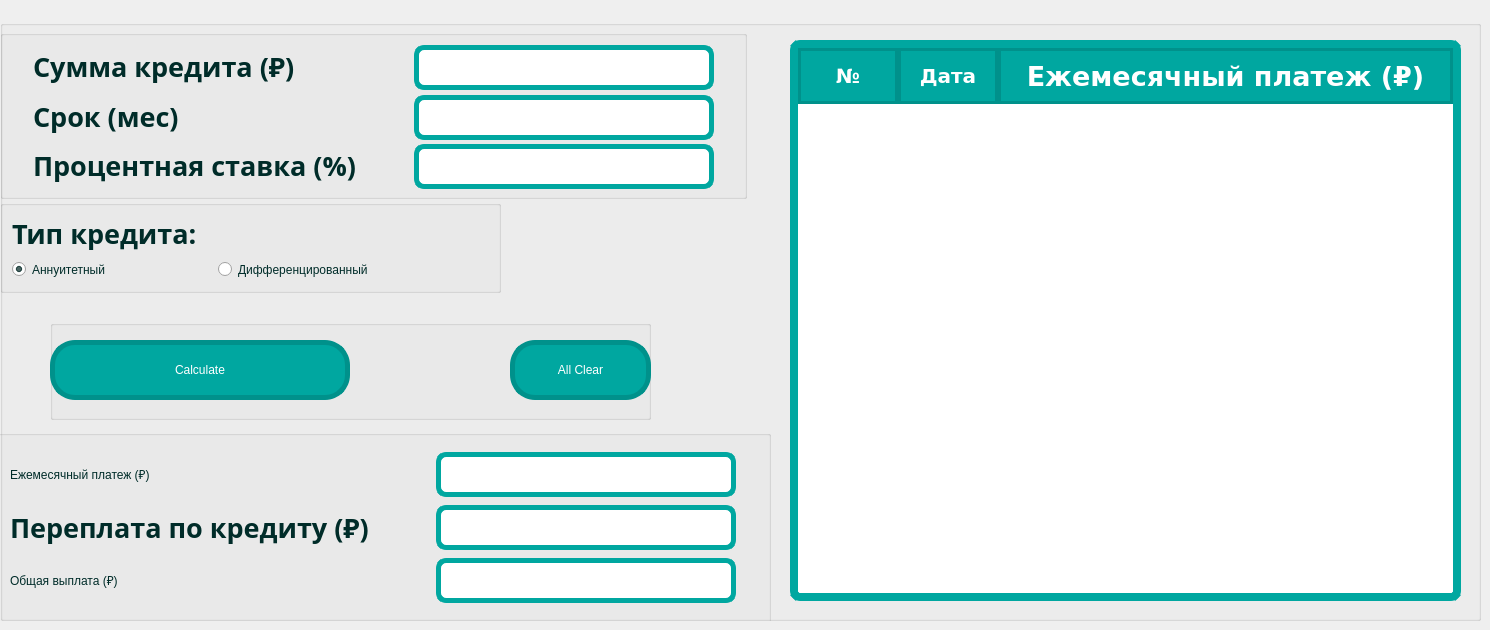
      <widget class="QWidget" name="credit_calc_tab">
       <property name="styleSheet">
        <string notr="true"/>
       </property>
       <attribute name="title">
        <string>Кредитный калькулятор</string>
       </attribute>
       <widget class="QGroupBox" name="credit_box">
        <property name="geometry">
         <rect>
          <x>0</x>
          <y>20</y>
          <width>1481</width>
          <height>601</height>
         </rect>
        </property>
        <property name="title">
         <string/>
        </property>
        <widget class="QGroupBox" name="type_credit_lay">
         <property name="geometry">
          <rect>
           <x>0</x>
           <y>180</y>
           <width>501</width>
           <height>93</height>
          </rect>
         </property>
         <property name="title">
          <string/>
         </property>
         <layout class="QGridLayout" name="gridLayout_5">
          <item row="0" column="0" colspan="2">
           <widget class="QLabel" name="icon_credit_type">
            <property name="sizePolicy">
             <sizepolicy hsizetype="Fixed" vsizetype="Fixed">
              <horstretch>0</horstretch>
              <verstretch>0</verstretch>
             </sizepolicy>
            </property>
            <property name="font">
             <font>
              <family>Chalkboard</family>
              <pointsize>20</pointsize>
              <italic>false</italic>
              <bold>true</bold>
             </font>
            </property>
            <property name="styleSheet">
             <string notr="true">
	color:#002c29;


	
	text-align:center;
	font: 700 20pt &quot;Chalkboard&quot;;</string>
            </property>
            <property name="text">
             <string>Тип кредита:</string>
            </property>
           </widget>
          </item>
          <item row="1" column="0">
           <widget class="QRadioButton" name="annuit">
            <property name="sizePolicy">
             <sizepolicy hsizetype="Fixed" vsizetype="Fixed">
              <horstretch>0</horstretch>
              <verstretch>0</verstretch>
             </sizepolicy>
            </property>
            <property name="maximumSize">
             <size>
              <width>200</width>
              <height>50</height>
             </size>
            </property>
            <property name="focusPolicy">
             <enum>Qt::NoFocus</enum>
            </property>
            <property name="autoFillBackground">
             <bool>false</bool>
            </property>
            <property name="styleSheet">
             <string notr="true">
	color:#002c29;


	
	text-align:center;
	font: 700 15pt &quot;Chalkboard&quot;;</string>
            </property>
            <property name="text">
             <string>Аннуитетный</string>
            </property>
            <property name="checked">
             <bool>true</bool>
            </property>
           </widget>
          </item>
          <item row="1" column="1">
           <widget class="QRadioButton" name="differenc">
            <property name="sizePolicy">
             <sizepolicy hsizetype="Fixed" vsizetype="Fixed">
              <horstretch>0</horstretch>
              <verstretch>0</verstretch>
             </sizepolicy>
            </property>
            <property name="maximumSize">
             <size>
              <width>300</width>
              <height>50</height>
             </size>
            </property>
            <property name="focusPolicy">
             <enum>Qt::NoFocus</enum>
            </property>
            <property name="styleSheet">
             <string notr="true">
	color:#002c29;


	
	text-align:center;
	font: 700 15pt &quot;Chalkboard&quot;;</string>
            </property>
            <property name="text">
             <string>Дифференцированный</string>
            </property>
           </widget>
          </item>
         </layout>
        </widget>
        <widget class="QGroupBox" name="cred_output_box">
         <property name="geometry">
          <rect>
           <x>-20</x>
           <y>410</y>
           <width>791</width>
           <height>201</height>
          </rect>
         </property>
         <property name="title">
          <string/>
         </property>
         <widget class="QWidget" name="layoutWidget1">
          <property name="geometry">
           <rect>
            <x>30</x>
            <y>20</y>
            <width>728</width>
            <height>157</height>
           </rect>
          </property>
          <layout class="QGridLayout" name="cred_output_lay">
           <item row="0" column="0">
            <widget class="QLabel" name="icon_month_pay">
             <property name="sizePolicy">
              <sizepolicy hsizetype="Fixed" vsizetype="Fixed">
               <horstretch>0</horstretch>
               <verstretch>0</verstretch>
              </sizepolicy>
             </property>
             <property name="maximumSize">
              <size>
               <width>420</width>
               <height>50</height>
              </size>
             </property>
             <property name="styleSheet">
              <string notr="true">
	color:#002c29;


	
	text-align:center;
	font: 700 20pt &quot;Chalkboard&quot;;</string>
             </property>
             <property name="text">
              <string>Ежемесячный платеж (₽)</string>
             </property>
            </widget>
           </item>
           <item row="0" column="1">
            <widget class="QLineEdit" name="line_month_pay">
             <property name="sizePolicy">
              <sizepolicy hsizetype="Fixed" vsizetype="Fixed">
               <horstretch>0</horstretch>
               <verstretch>0</verstretch>
              </sizepolicy>
             </property>
             <property name="minimumSize">
              <size>
               <width>300</width>
               <height>45</height>
              </size>
             </property>
             <property name="maximumSize">
              <size>
               <width>300</width>
               <height>45</height>
              </size>
             </property>
             <property name="focusPolicy">
              <enum>Qt::ClickFocus</enum>
             </property>
             <property name="styleSheet">
              <string notr="true">QLineEdit
{
	border:5px solid #00A7A0;
	color:#002c29;
	background-color:#FFFFFF;
	border-radius:10px;
	
	text-align:center;
	font: 700 15pt &quot;Chalkboard&quot;;
}</string>
             </property>
             <property name="text">
              <string/>
             </property>
            </widget>
           </item>
           <item row="1" column="0">
            <widget class="QLabel" name="icon_total_overpay">
             <property name="sizePolicy">
              <sizepolicy hsizetype="Fixed" vsizetype="Fixed">
               <horstretch>0</horstretch>
               <verstretch>0</verstretch>
              </sizepolicy>
             </property>
             <property name="maximumSize">
              <size>
               <width>420</width>
               <height>50</height>
              </size>
             </property>
             <property name="font">
              <font>
               <family>Chalkboard</family>
               <pointsize>20</pointsize>
               <italic>false</italic>
               <bold>true</bold>
              </font>
             </property>
             <property name="styleSheet">
              <string notr="true">
	color:#002c29;


	
	text-align:center;
	font: 700 20pt &quot;Chalkboard&quot;;</string>
             </property>
             <property name="text">
              <string>Переплата по кредиту (₽)</string>
             </property>
            </widget>
           </item>
           <item row="1" column="1">
            <widget class="QLineEdit" name="line_total_overpay">
             <property name="sizePolicy">
              <sizepolicy hsizetype="Fixed" vsizetype="Fixed">
               <horstretch>0</horstretch>
               <verstretch>0</verstretch>
              </sizepolicy>
             </property>
             <property name="minimumSize">
              <size>
               <width>300</width>
               <height>45</height>
              </size>
             </property>
             <property name="maximumSize">
              <size>
               <width>300</width>
               <height>45</height>
              </size>
             </property>
             <property name="focusPolicy">
              <enum>Qt::ClickFocus</enum>
             </property>
             <property name="styleSheet">
              <string notr="true">QLineEdit
{
	border:5px solid #00A7A0;
	color:#002c29;
	background-color:#FFFFFF;
	border-radius:10px;
	
	text-align:center;
	font: 700 15pt &quot;Chalkboard&quot;;
}</string>
             </property>
             <property name="text">
              <string/>
             </property>
            </widget>
           </item>
           <item row="2" column="0">
            <widget class="QLabel" name="icon_total_payments">
             <property name="sizePolicy">
              <sizepolicy hsizetype="Fixed" vsizetype="Fixed">
               <horstretch>0</horstretch>
               <verstretch>0</verstretch>
              </sizepolicy>
             </property>
             <property name="maximumSize">
              <size>
               <width>420</width>
               <height>50</height>
              </size>
             </property>
             <property name="styleSheet">
              <string notr="true">
	color:#002c29;


	
	text-align:center;
	font: 700 20pt &quot;Chalkboard&quot;;</string>
             </property>
             <property name="text">
              <string>Общая выплата (₽)</string>
             </property>
            </widget>
           </item>
           <item row="2" column="1">
            <widget class="QLineEdit" name="line_total_payments">
             <property name="sizePolicy">
              <sizepolicy hsizetype="Fixed" vsizetype="Fixed">
               <horstretch>0</horstretch>
               <verstretch>0</verstretch>
              </sizepolicy>
             </property>
             <property name="minimumSize">
              <size>
               <width>300</width>
               <height>45</height>
              </size>
             </property>
             <property name="maximumSize">
              <size>
               <width>300</width>
               <height>45</height>
              </size>
             </property>
             <property name="focusPolicy">
              <enum>Qt::ClickFocus</enum>
             </property>
             <property name="styleSheet">
              <string notr="true">QLineEdit
{
	border:5px solid #00A7A0;
	color:#002c29;
	background-color:#FFFFFF;
	border-radius:10px;
	
	text-align:center;
	font: 700 15pt &quot;Chalkboard&quot;;
}</string>
             </property>
             <property name="text">
              <string/>
             </property>
            </widget>
           </item>
          </layout>
         </widget>
        </widget>
        <widget class="QGroupBox" name="cred_but_box">
         <property name="geometry">
          <rect>
           <x>50</x>
           <y>300</y>
           <width>601</width>
           <height>100</height>
          </rect>
         </property>
         <property name="title">
          <string/>
         </property>
         <widget class="QPushButton" name="pushButton_credit_calc">
          <property name="geometry">
           <rect>
            <x>0</x>
            <y>20</y>
            <width>300</width>
            <height>60</height>
           </rect>
          </property>
          <property name="focusPolicy">
           <enum>Qt::NoFocus</enum>
          </property>
          <property name="styleSheet">
           <string notr="true">QPushButton
{
	border:8px solid #00A7A0;
	border-radius:25px;
	background-color:#00A7A0;
	color:#FFFFFF;
	min-width:50px;
	min-height:50px;

	text-align:center;
	font: 700 25pt &quot;Chalkboard&quot;;

	border: 5px solid #00918b;
 	border-bottom: 5px solid #00918b;
 	border-right: 5px solid #00918b;
}

QPushButton:hover
{
	background-color:#00918b;
}

QPushButton:pressed
{
	background-color:#006661;
}</string>
          </property>
          <property name="text">
           <string>Calculate</string>
          </property>
         </widget>
         <widget class="QPushButton" name="pushButton_credit_clear">
          <property name="geometry">
           <rect>
            <x>460</x>
            <y>20</y>
            <width>141</width>
            <height>60</height>
           </rect>
          </property>
          <property name="focusPolicy">
           <enum>Qt::NoFocus</enum>
          </property>
          <property name="styleSheet">
           <string notr="true">QPushButton
{
	border:8px solid #00A7A0;
	border-radius:25px;
	background-color:#00A7A0;
	color:#FFFFFF;
	min-width:50px;
	min-height:50px;

	text-align:center;
	font: 700 15pt &quot;Chalkboard&quot;;

	border: 5px solid #00918b;
 	border-bottom: 5px solid #00918b;
 	border-right: 5px solid #00918b;
}

QPushButton:hover
{
	background-color:#00918b;
}

QPushButton:pressed
{
	background-color:#006661;
}</string>
          </property>
          <property name="text">
           <string>All Clear</string>
          </property>
         </widget>
        </widget>
        <widget class="QGroupBox" name="cred_input_box">
         <property name="geometry">
          <rect>
           <x>0</x>
           <y>10</y>
           <width>747</width>
           <height>169</height>
          </rect>
         </property>
         <property name="title">
          <string/>
         </property>
         <layout class="QGridLayout" name="gridLayout_3">
          <item row="3" column="2">
           <widget class="QLineEdit" name="line_percent">
            <property name="sizePolicy">
             <sizepolicy hsizetype="Fixed" vsizetype="Fixed">
              <horstretch>0</horstretch>
              <verstretch>0</verstretch>
             </sizepolicy>
            </property>
            <property name="minimumSize">
             <size>
              <width>300</width>
              <height>45</height>
             </size>
            </property>
            <property name="maximumSize">
             <size>
              <width>300</width>
              <height>45</height>
             </size>
            </property>
            <property name="focusPolicy">
             <enum>Qt::ClickFocus</enum>
            </property>
            <property name="styleSheet">
             <string notr="true">QLineEdit
{
	border:5px solid #00A7A0;
	color:#002c29;
	background-color:#FFFFFF;
	border-radius:10px;
	
	text-align:center;
	font: 700 15pt &quot;Chalkboard&quot;;
}</string>
            </property>
            <property name="text">
             <string/>
            </property>
            <property name="maxLength">
             <number>6</number>
            </property>
           </widget>
          </item>
          <item row="1" column="0">
           <widget class="QLabel" name="icon_term">
            <property name="sizePolicy">
             <sizepolicy hsizetype="Fixed" vsizetype="Fixed">
              <horstretch>0</horstretch>
              <verstretch>0</verstretch>
             </sizepolicy>
            </property>
            <property name="font">
             <font>
              <family>Chalkboard</family>
              <pointsize>20</pointsize>
              <italic>false</italic>
              <bold>true</bold>
             </font>
            </property>
            <property name="styleSheet">
             <string notr="true">
	color:#002c29;


	
	text-align:center;
	font: 700 20pt &quot;Chalkboard&quot;;</string>
            </property>
            <property name="text">
             <string>Срок (мес)</string>
            </property>
           </widget>
          </item>
          <item row="0" column="2">
           <widget class="QLineEdit" name="line_total_credit">
            <property name="sizePolicy">
             <sizepolicy hsizetype="Fixed" vsizetype="Fixed">
              <horstretch>0</horstretch>
              <verstretch>0</verstretch>
             </sizepolicy>
            </property>
            <property name="minimumSize">
             <size>
              <width>300</width>
              <height>45</height>
             </size>
            </property>
            <property name="maximumSize">
             <size>
              <width>300</width>
              <height>45</height>
             </size>
            </property>
            <property name="focusPolicy">
             <enum>Qt::ClickFocus</enum>
            </property>
            <property name="styleSheet">
             <string notr="true">QLineEdit
{
	border:5px solid #00A7A0;
	color:#002c29;
	background-color:#FFFFFF;
	border-radius:10px;
	
	text-align:center;
	font: 700 15pt &quot;Chalkboard&quot;;
}</string>
            </property>
            <property name="text">
             <string/>
            </property>
            <property name="maxLength">
             <number>16</number>
            </property>
           </widget>
          </item>
          <item row="3" column="0">
           <widget class="QLabel" name="icon_percent">
            <property name="sizePolicy">
             <sizepolicy hsizetype="Fixed" vsizetype="Fixed">
              <horstretch>0</horstretch>
              <verstretch>0</verstretch>
             </sizepolicy>
            </property>
            <property name="font">
             <font>
              <family>Chalkboard</family>
              <pointsize>20</pointsize>
              <italic>false</italic>
              <bold>true</bold>
             </font>
            </property>
            <property name="styleSheet">
             <string notr="true">
	color:#002c29;


	
	text-align:center;
	font: 700 20pt &quot;Chalkboard&quot;;</string>
            </property>
            <property name="text">
             <string>Процентная ставка (%)</string>
            </property>
           </widget>
          </item>
          <item row="1" column="2">
           <widget class="QLineEdit" name="line_term">
            <property name="sizePolicy">
             <sizepolicy hsizetype="Fixed" vsizetype="Fixed">
              <horstretch>0</horstretch>
              <verstretch>0</verstretch>
             </sizepolicy>
            </property>
            <property name="minimumSize">
             <size>
              <width>300</width>
              <height>45</height>
             </size>
            </property>
            <property name="maximumSize">
             <size>
              <width>300</width>
              <height>45</height>
             </size>
            </property>
            <property name="focusPolicy">
             <enum>Qt::ClickFocus</enum>
            </property>
            <property name="styleSheet">
             <string notr="true">QLineEdit
{
	border:5px solid #00A7A0;
	color:#002c29;
	background-color:#FFFFFF;
	border-radius:10px;
	
	text-align:center;
	font: 700 15pt &quot;Chalkboard&quot;;
}</string>
            </property>
            <property name="text">
             <string/>
            </property>
            <property name="maxLength">
             <number>3</number>
            </property>
           </widget>
          </item>
          <item row="0" column="0">
           <widget class="QLabel" name="icon_total_credit">
            <property name="sizePolicy">
             <sizepolicy hsizetype="Fixed" vsizetype="Fixed">
              <horstretch>0</horstretch>
              <verstretch>0</verstretch>
             </sizepolicy>
            </property>
            <property name="font">
             <font>
              <family>Chalkboard</family>
              <pointsize>20</pointsize>
              <italic>false</italic>
              <bold>true</bold>
             </font>
            </property>
            <property name="styleSheet">
             <string notr="true">
	color:#002c29;
	text-align:center;
	font: 700 20pt &quot;Chalkboard&quot;;</string>
            </property>
            <property name="text">
             <string>Cумма кредита (₽)</string>
            </property>
           </widget>
          </item>
          <item row="0" column="1">
           <spacer name="cred_spac">
            <property name="orientation">
             <enum>Qt::Horizontal</enum>
            </property>
            <property name="sizeType">
             <enum>QSizePolicy::Fixed</enum>
            </property>
            <property name="sizeHint" stdset="0">
             <size>
              <width>30</width>
              <height>20</height>
             </size>
            </property>
           </spacer>
          </item>
         </layout>
        </widget>
        <widget class="QTableWidget" name="table_payments">
         <property name="geometry">
          <rect>
           <x>790</x>
           <y>20</y>
           <width>671</width>
           <height>561</height>
          </rect>
         </property>
         <property name="focusPolicy">
          <enum>Qt::NoFocus</enum>
         </property>
         <property name="styleSheet">
          <string notr="true">QTableWidget
{

	border:8px solid #00A7A0;
	color:#002c29;
	background-color:#FFFFFF;
	border-radius:10px;
	
	text-align:center;
	font: 700 15pt &quot;Chalkboard&quot;;
}
QHeaderView::section{
	text-align:center;
	font: 700 18pt &quot;Chalkboard&quot;;
	border: 3px solid #00918b;
	background-color:#00A7A0;
	color:#FFFFFF;
	min-width:50px;
	min-height:50px;

}</string>
         </property>
         <property name="sortingEnabled">
          <bool>false</bool>
         </property>
         <property name="rowCount">
          <number>0</number>
         </property>
         <property name="columnCount">
          <number>3</number>
         </property>
         <attribute name="horizontalHeaderCascadingSectionResizes">
          <bool>true</bool>
         </attribute>
         <attribute name="horizontalHeaderMinimumSectionSize">
          <number>20</number>
         </attribute>
         <attribute name="horizontalHeaderDefaultSectionSize">
          <number>100</number>
         </attribute>
         <attribute name="horizontalHeaderShowSortIndicator" stdset="0">
          <bool>false</bool>
         </attribute>
         <attribute name="horizontalHeaderStretchLastSection">
          <bool>true</bool>
         </attribute>
         <attribute name="verticalHeaderVisible">
          <bool>false</bool>
         </attribute>
         <attribute name="verticalHeaderMinimumSectionSize">
          <number>30</number>
         </attribute>
         <attribute name="verticalHeaderDefaultSectionSize">
          <number>30</number>
         </attribute>
         <attribute name="verticalHeaderHighlightSections">
          <bool>false</bool>
         </attribute>
         <column>
          <property name="text">
           <string>№</string>
          </property>
          <property name="font">
           <font>
            <family>DejaVu Sans</family>
            <pointsize>15</pointsize>
            <bold>true</bold>
           </font>
          </property>
         </column>
         <column>
          <property name="text">
           <string>Дата</string>
          </property>
          <property name="font">
           <font>
            <family>DejaVu Sans</family>
            <pointsize>15</pointsize>
            <bold>true</bold>
           </font>
          </property>
         </column>
         <column>
          <property name="text">
           <string>Ежемесячный платеж (₽)</string>
          </property>
          <property name="font">
           <font>
            <family>DejaVu Sans</family>
            <pointsize>20</pointsize>
            <bold>true</bold>
           </font>
          </property>
         </column>
        </widget>
       </widget>
      </widget>
